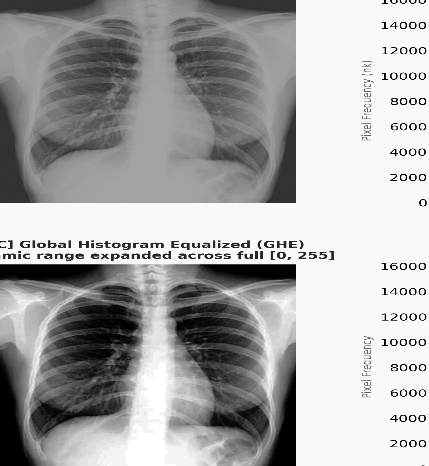
%> input picture Experiment_02/Inputs/images/Xray.jpg, 429 x 466 px
$ octave --eval "task_2_2_dual_axis_cdf;"   (GNU Octave 9; MATLAB toolbox functions it lacks are replaced by stand-ins)
%> lines starting %> are read from the running program, lines starting %| are printed output that depends on the picture
%% Experiment 02 - Task 2.2: Dual-Axis Histogram and CDF Curve (MATLAB)
% Course: Medical Image Processing (B.Sc. Biomedical Engineering)
% Faculty: Engr. Rana Talha Khalid | Department of Biomedical Engineering, Riphah International University

function task_2_2_dual_axis_cdf()
    fprintf('======================================================================\n');
    fprintf('TASK 2.2: DUAL-AXIS HISTOGRAM & CDF CURVE (MATLAB)\n');
    fprintf('======================================================================\n');

    baseDir = fileparts(fileparts(mfilename('fullpath')));
    imgPath = fullfile(baseDir, 'Inputs', 'images', 'Xray.jpg');
    if ~exist(imgPath, 'file')
        imgPath = fullfile(fileparts(baseDir), 'images', 'Xray.jpg');
    end

    img = imread(imgPath);
%> img is the input picture: size 466x429 uint8; min 0, max 255, mean 168.1
    if size(img, 3) == 3, img = rgb2gray(img); end
    [H, W] = size(img);
%> H = 466; W = 429
    totalPixels = H * W;
%> totalPixels = 199914

    [counts, ~] = imhist(img);
%> counts = 256 values, max 61744 at index 250, min 61 at index 239, mean 780.9
    pdf = counts / double(totalPixels);
%> pdf = 256 values, max 0.309 at index 250, min 0.000305 at index 239, mean 0.00391
    cdf = cumsum(pdf);
%> cdf = 256 values from 0.0218 to 1

    [maxCount, maxIdx] = max(counts);
%> maxCount = 61744; maxIdx = 250
    steepestIntensity = maxIdx - 1;
%> steepestIntensity = 249

    fprintf('Steepest Derivative Peak: r = %d (Count = %d)\n', steepestIntensity, maxCount);
%| Steepest Derivative Peak: r = 249 (Count = 61744)

    outDir = fullfile(baseDir, 'Outputs', 'MATLAB');
    figDir = fullfile(baseDir, 'Figures');
    if ~exist(outDir, 'dir'), mkdir(outDir); end
    if ~exist(figDir, 'dir'), mkdir(figDir); end

    fig = figure('Color', [0.06 0.09 0.16], 'Position', [100, 100, 1200, 500], 'Visible', 'off');

    % Left: Image
    subplot(1, 2, 1);
    imshow(img, []);
    title(sprintf('Chest Radiograph\n%dx%d (%d px)', W, H, totalPixels), 'Color', 'w', 'FontWeight', 'bold');

    % Right: Dual-Axis Plot
    subplot(1, 2, 2);
    yyaxis left;
    bar(0:255, counts, 'FaceColor', [0.22 0.74 0.97], 'EdgeColor', 'none');
    ylabel('Frequency Count (n_k)');
    xlim([0 255]);

    yyaxis right;
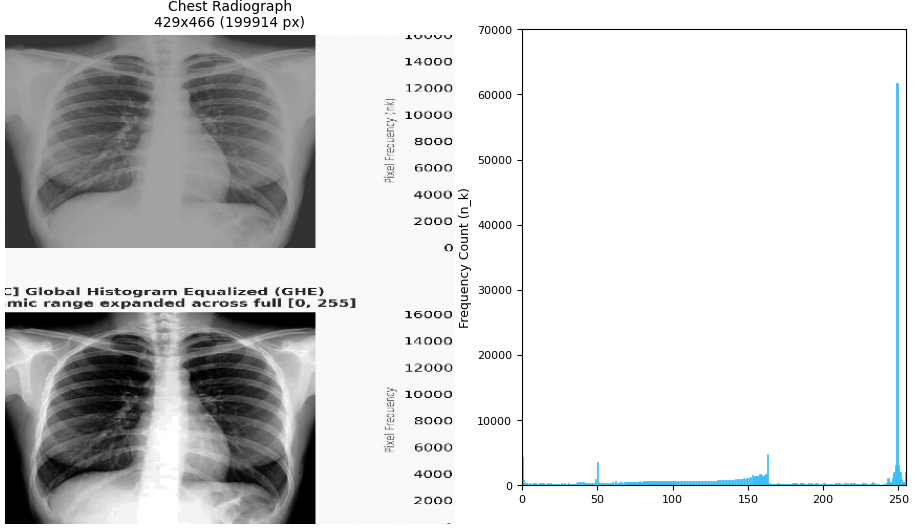
%> figure redrawn from the program's plot data, 2 panels
    plot(0:255, cdf, 'Color', [0.29 0.87 0.50], 'LineWidth', 2.5);
    ylabel('Cumulative Probability P(r_k)');
    ylim([0 1.05]);

    set(gca, 'Color', [0.12 0.16 0.23], 'XColor', [0.58 0.64 0.72]);
    title('Dual-Axis Histogram & CDF Response', 'Color', 'w', 'FontWeight', 'bold');
    xlabel('Intensity Level r_k', 'Color', [0.58 0.64 0.72]);
    grid on;

    sgtitle('Task 2.2: Dual-Axis Histogram Analysis & CDF Slope Identification (MATLAB)', 'Color', [0.22 0.74 0.97], 'FontWeight', 'bold');
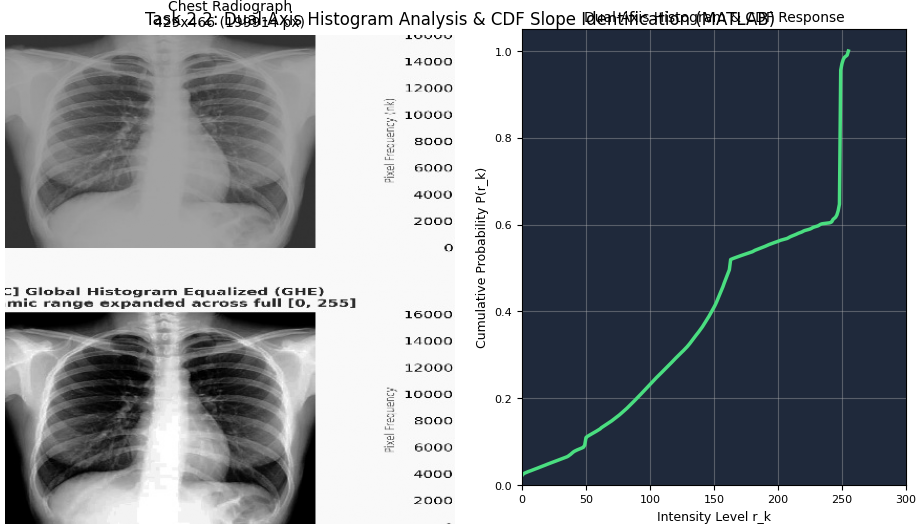
%> figure redrawn from the program's plot data, 2 panels

    saveas(fig, fullfile(outDir, 'task_2_2_dual_axis_cdf_matlab.png'));
    saveas(fig, fullfile(figDir, 'task_2_2_dual_axis_cdf_matlab.png'));
    close(fig);
    fprintf('[SAVED] Saved MATLAB Task 2.2 figure.\n');
end
